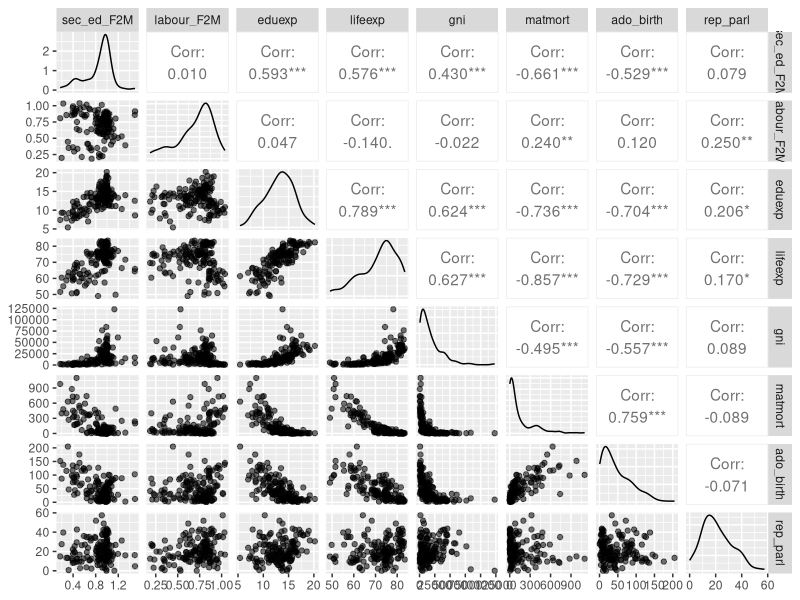
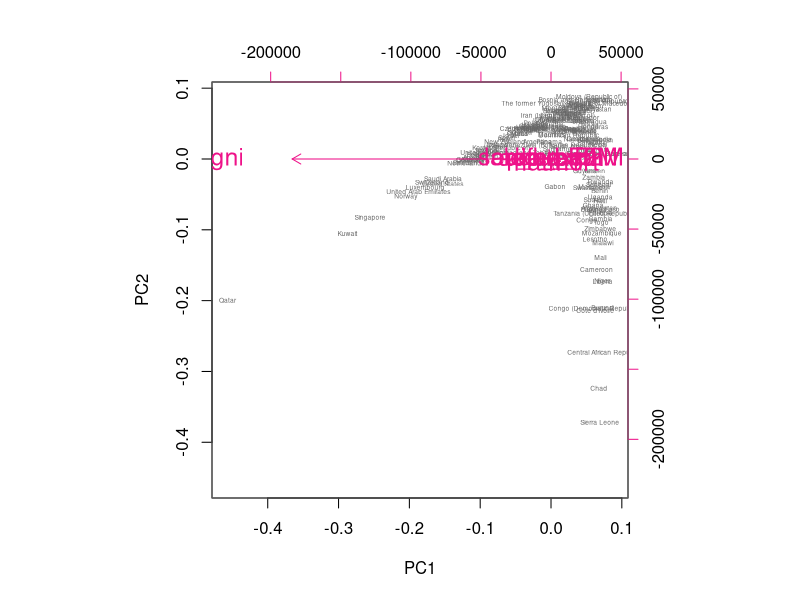
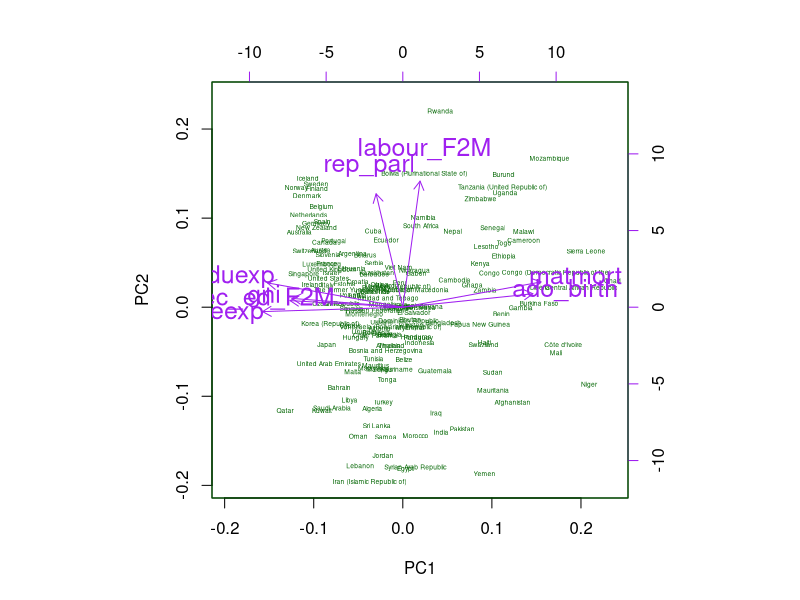
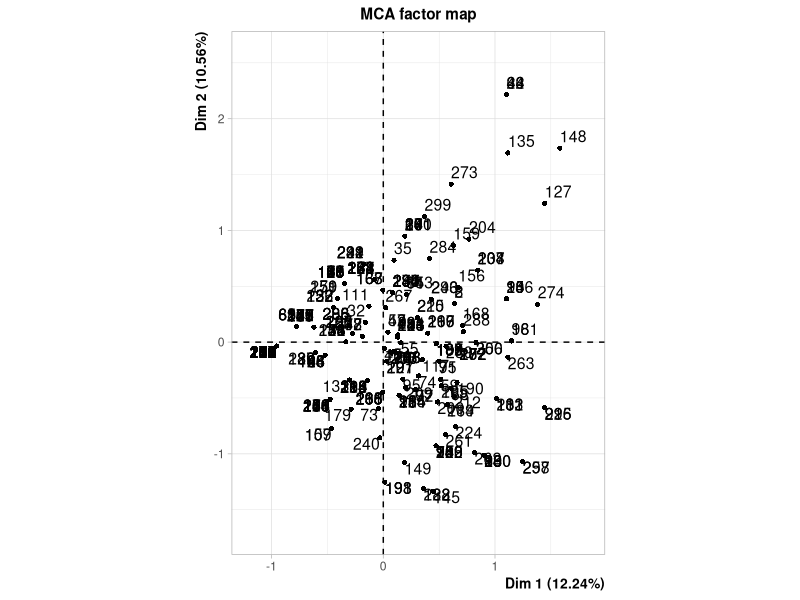
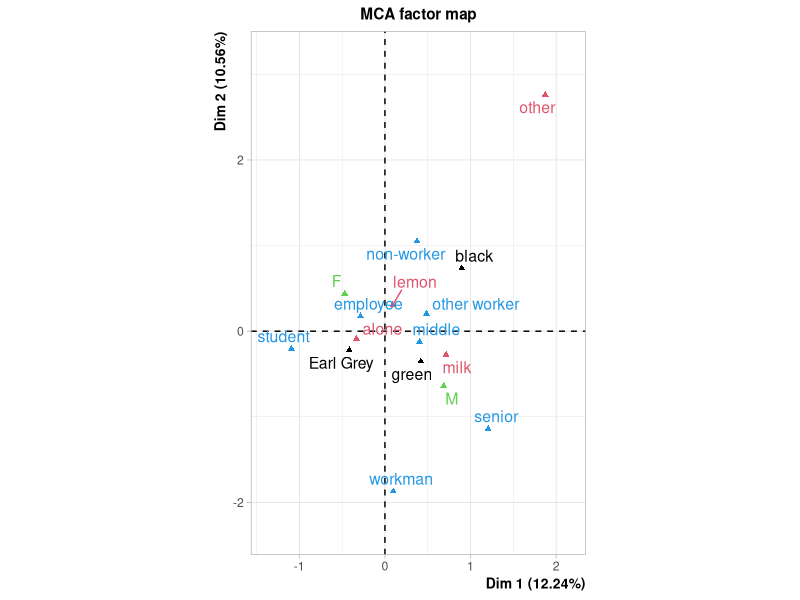

The R script that drew these images, in order:
## ---- chunk 1
human <- read.csv(file = "./data/human.csv", row.names = 1)
str(human)
dim(human)
## ---- chunk 2
library(GGally)
library(ggplot2)
p <- ggpairs(human, mapping = aes(alpha = 0.3), lower = list(combo = wrap("facethist", bins = 20)))
p
summary(human)
## ---- chunk 3
pca_human <- prcomp(human)
pca_human
summary(pca_human)
biplot(pca_human, choices = 1:2, cex = c(0.4, 1.5), col = c("grey40", "deeppink2"))
## ---- chunk 4
human_std <- scale(human)
summary(human_std)
pca_human_std <- prcomp(human_std)
pca_human_std
summary(pca_human_std)
biplot(pca_human_std, choices = 1:2, cex = c(0.4, 1.5), col = c("darkgreen", "purple"))
## ---- chunk 5
library(FactoMineR)
library(dplyr)
library(tidyr)
data(tea)
str(tea)
dim(tea)

## ---- chunk 6
summary(tea$Tea)
## ---- chunk 7
summary(tea$How)
## ---- chunk 8
summary(tea$sex)
## ---- chunk 9
summary(tea$SPC)
## ---- chunk 10
summary(tea$age)
## ---- chunk 11
keep <- c("Tea", "How", "sex", "SPC", "age")
tea_shrt <- select(tea, one_of(keep))
names(tea_shrt)
## ---- chunk 12
tea_mca <- MCA(tea_shrt, quanti.sup=5, graph = FALSE)
plot(tea_mca, invisible = c("var"))
plot(tea_mca, invisible = c("ind"), habillage="quali")
